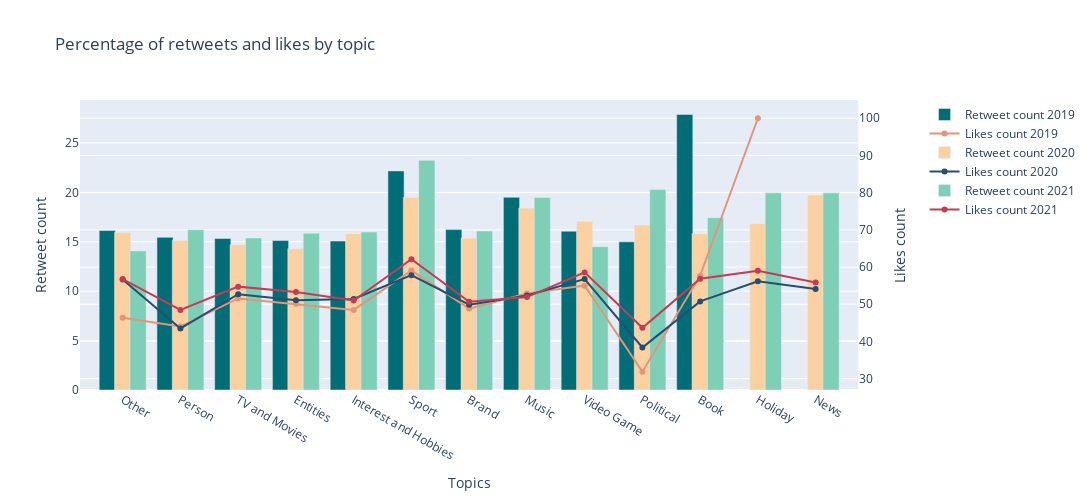
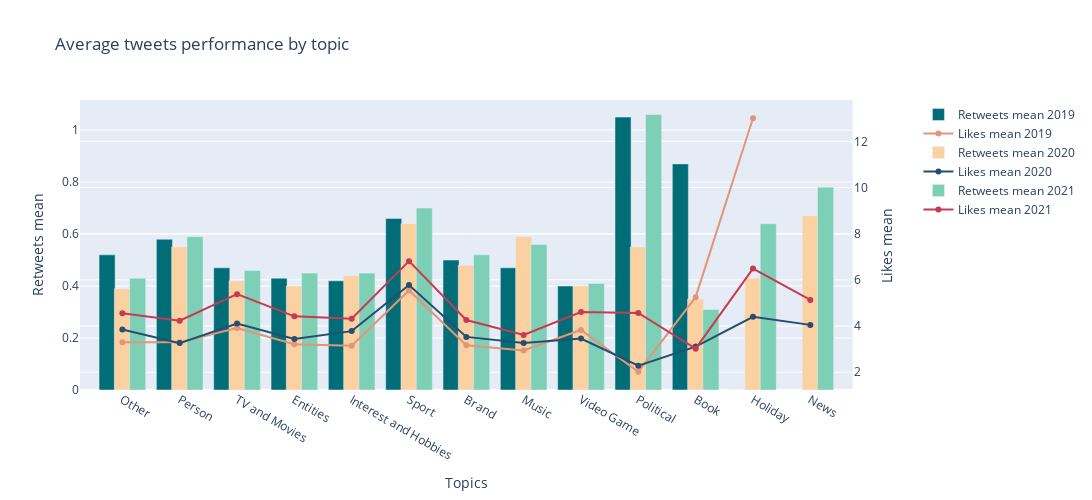

Write notebook code for charts like these, in order.
### Code cell
analysis_chart(df_analysis, 'topics_cleaned', '% with retweets', '% with likes', 'Topics', 'Retweet count',
               'Likes count', 'Percentage of retweets and likes by topic', offline_graphs)
analysis_chart(df_analysis, 'topics_cleaned', 'retweets mean', 'likes mean', 'Topics', 'Retweets mean', 'Likes mean',
               'Average tweets performance by topic', offline_graphs)

### Figure 1 — Plotly figure (JSON) as saved in the notebook; plotly's stock layout.template omitted (floating-point values rounded to 4 significant figures)
{"data": [{"marker": {"color": "#006D77"}, "name": "Retweet count 2019", "textposition": "inside", "width": 0.28, "x": ["Other", "Person", "TV and Movies", "Entities", "Interest and Hobbies", "Sport", "Brand", "Music", "Video Game", "Political", "Book", "Holiday", "News"], "y": [16.14, 15.45, 15.33, 15.13, 15.07, 22.17, 16.23, 19.5, 16.07, 14.99, 27.88, null, null], "type": "bar", "xaxis": "x", "yaxis": "y"}, {"marker": {"color": "#E29578"}, "name": "Likes count 2019", "x": ["Other", "Person", "TV and Movies", "Entities", "Interest and Hobbies", "Sport", "Brand", "Music", "Video Game", "Political", "Book", "Holiday", "News"], "y": [46.38, 44.01, 51.57, 50.12, 48.49, 59.1, 48.83, 52.9, 55.01, 31.86, 57.69, 100.0, null], "type": "scatter", "xaxis": "x", "yaxis": "y2"}, {"marker": {"color": "#FBD1A2"}, "name": "Retweet count 2020", "textposition": "inside", "width": 0.28, "x": ["Other", "Person", "TV and Movies", "Entities", "Interest and Hobbies", "Sport", "Brand", "Music", "Video Game", "Political", "Book", "Holiday", "News"], "y": [15.93, 15.14, 14.71, 14.3, 15.82, 19.48, 15.38, 18.41, 17.08, 16.71, 15.82, 16.83, 19.73], "type": "bar", "xaxis": "x", "yaxis": "y"}, {"marker": {"color": "#254E70"}, "name": "Likes count 2020", "x": ["Other", "Person", "TV and Movies", "Entities", "Interest and Hobbies", "Sport", "Brand", "Music", "Video Game", "Political", "Book", "Holiday", "News"], "y": [56.63, 43.51, 52.71, 51.11, 51.44, 57.83, 49.89, 52.34, 56.77, 38.38, 50.77, 56.16, 54.13], "type": "scatter", "xaxis": "x", "yaxis": "y2"}, {"marker": {"color": "#7DCFB6"}, "name": "Retweet count 2021", "textposition": "inside", "width": 0.28, "x": ["Other", "Person", "TV and Movies", "Entities", "Interest and Hobbies", "Sport", "Brand", "Music", "Video Game", "Political", "Book", "Holiday", "News"], "y": [14.07, 16.22, 15.39, 15.86, 15.98, 23.24, 16.08, 19.48, 14.5, 20.28, 17.43, 19.95, 19.95], "type": "bar", "xaxis": "x", "yaxis": "y"}, {"marker": {"color": "#C33C54"}, "name": "Likes count 2021", "x": ["Other", "Person", "TV and Movies", "Entities", "Interest and Hobbies", "Sport", "Brand", "Music", "Video Game", "Political", "Book", "Holiday", "News"], "y": [56.77, 48.47, 54.74, 53.32, 51.0, 62.11, 50.67, 51.94, 58.57, 43.67, 56.88, 59.02, 55.85], "type": "scatter", "xaxis": "x", "yaxis": "y2"}], "layout": {"xaxis": {"anchor": "y", "domain": [0.0, 0.94], "title": {"text": "Topics"}}, "yaxis": {"anchor": "x", "domain": [0.0, 1.0], "title": {"text": "Retweet count"}}, "yaxis2": {"anchor": "x", "overlaying": "y", "side": "right", "title": {"text": "Likes count"}}, "title": {"text": "Percentage of retweets and likes by topic"}, "width": 1200, "height": 500}}

### Figure 2 — Plotly figure (JSON) as saved in the notebook; plotly's stock layout.template omitted (floating-point values rounded to 4 significant figures)
{"data": [{"marker": {"color": "#006D77"}, "name": "Retweets mean 2019", "textposition": "inside", "width": 0.28, "x": ["Other", "Person", "TV and Movies", "Entities", "Interest and Hobbies", "Sport", "Brand", "Music", "Video Game", "Political", "Book", "Holiday", "News"], "y": [0.52, 0.58, 0.47, 0.43, 0.42, 0.66, 0.5, 0.47, 0.4, 1.05, 0.87, 0.0, null], "type": "bar", "xaxis": "x", "yaxis": "y"}, {"marker": {"color": "#E29578"}, "name": "Likes mean 2019", "x": ["Other", "Person", "TV and Movies", "Entities", "Interest and Hobbies", "Sport", "Brand", "Music", "Video Game", "Political", "Book", "Holiday", "News"], "y": [3.3, 3.3, 3.91, 3.21, 3.15, 5.54, 3.17, 2.94, 3.83, 2.02, 5.25, 13.0, null], "type": "scatter", "xaxis": "x", "yaxis": "y2"}, {"marker": {"color": "#FBD1A2"}, "name": "Retweets mean 2020", "textposition": "inside", "width": 0.28, "x": ["Other", "Person", "TV and Movies", "Entities", "Interest and Hobbies", "Sport", "Brand", "Music", "Video Game", "Political", "Book", "Holiday", "News"], "y": [0.39, 0.55, 0.42, 0.4, 0.44, 0.64, 0.48, 0.59, 0.4, 0.55, 0.35, 0.43, 0.67], "type": "bar", "xaxis": "x", "yaxis": "y"}, {"marker": {"color": "#254E70"}, "name": "Likes mean 2020", "x": ["Other", "Person", "TV and Movies", "Entities", "Interest and Hobbies", "Sport", "Brand", "Music", "Video Game", "Political", "Book", "Holiday", "News"], "y": [3.85, 3.26, 4.11, 3.44, 3.78, 5.78, 3.53, 3.27, 3.46, 2.28, 3.11, 4.4, 4.05], "type": "scatter", "xaxis": "x", "yaxis": "y2"}, {"marker": {"color": "#7DCFB6"}, "name": "Retweets mean 2021", "textposition": "inside", "width": 0.28, "x": ["Other", "Person", "TV and Movies", "Entities", "Interest and Hobbies", "Sport", "Brand", "Music", "Video Game", "Political", "Book", "Holiday", "News"], "y": [0.43, 0.59, 0.46, 0.45, 0.45, 0.7, 0.52, 0.56, 0.41, 1.06, 0.31, 0.64, 0.78], "type": "bar", "xaxis": "x", "yaxis": "y"}, {"marker": {"color": "#C33C54"}, "name": "Likes mean 2021", "x": ["Other", "Person", "TV and Movies", "Entities", "Interest and Hobbies", "Sport", "Brand", "Music", "Video Game", "Political", "Book", "Holiday", "News"], "y": [4.55, 4.23, 5.38, 4.42, 4.32, 6.81, 4.26, 3.61, 4.61, 4.57, 3.02, 6.49, 5.13], "type": "scatter", "xaxis": "x", "yaxis": "y2"}], "layout": {"xaxis": {"anchor": "y", "domain": [0.0, 0.94], "title": {"text": "Topics"}}, "yaxis": {"anchor": "x", "domain": [0.0, 1.0], "title": {"text": "Retweets mean"}}, "yaxis2": {"anchor": "x", "overlaying": "y", "side": "right", "title": {"text": "Likes mean"}}, "title": {"text": "Average tweets performance by topic"}, "width": 1200, "height": 500}}
